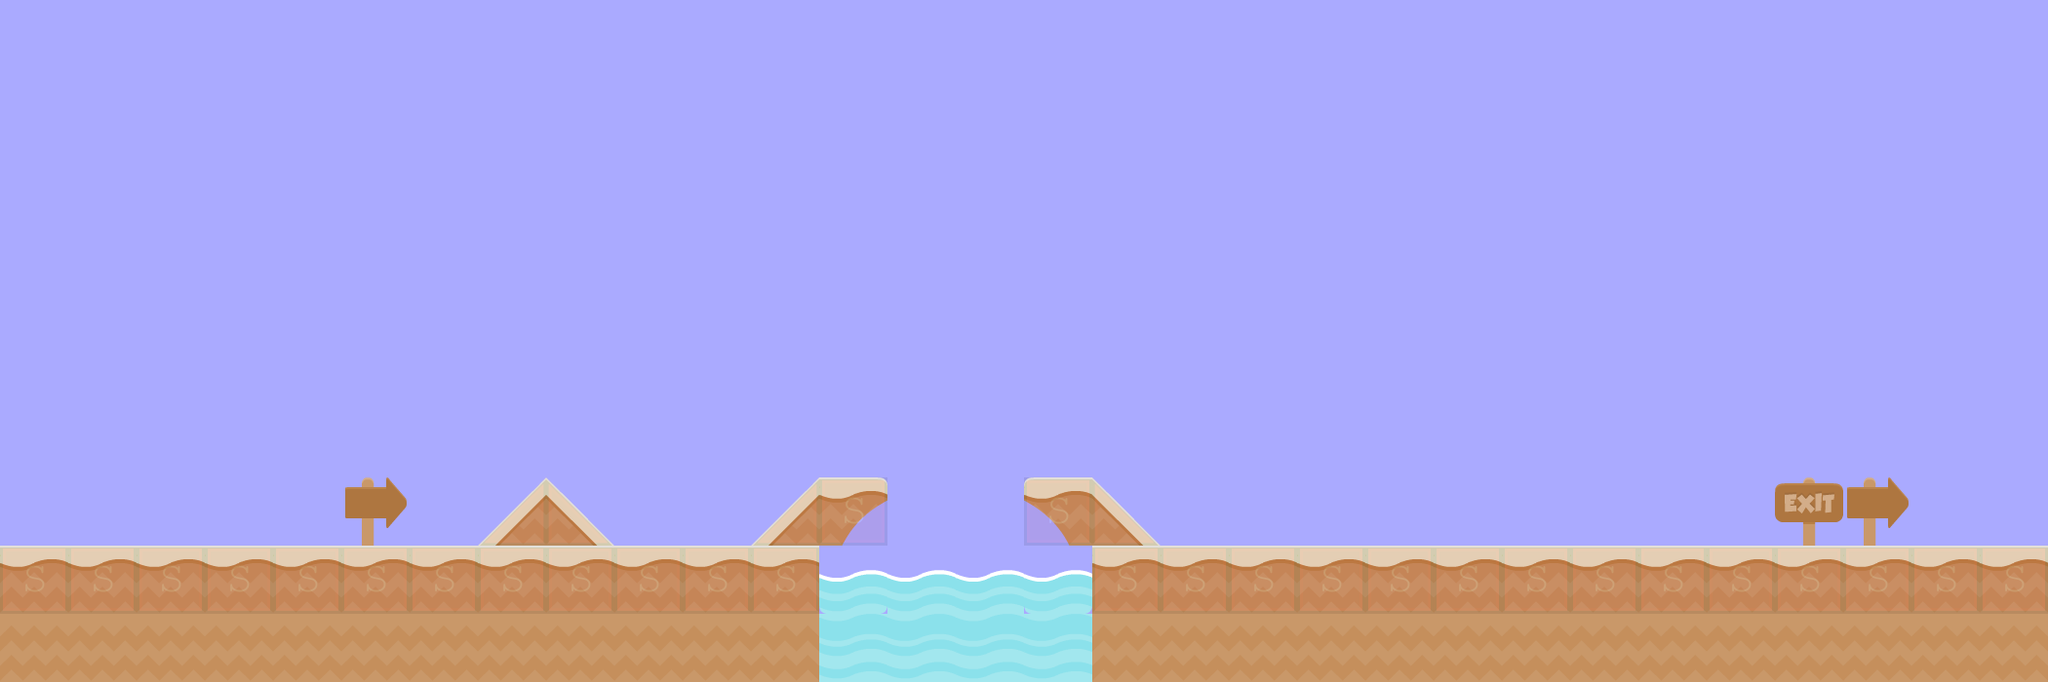

Rendered tile map (Tiled .tmx) drawn with the repository's tilesets; below, a short description and the map source with its tile grids summarised:
An orthogonal 30x10 tile map with 70x70 px tiles, 3 tile layers (background1, collision, background2), 2 tilesets and 2 objects (EnemyBase, PlayerBase).

<map version="1.0" orientation="orthogonal" width="30" height="10" tilewidth="70" tileheight="70" backgroundcolor="#aaaaff">
 <tileset firstgid="1" name="background-tiles" tilewidth="70" tileheight="70">
  <image source="../img/background-tiles.png" width="910" height="910" />
 </tileset>
 <tileset firstgid="170" name="meta-tiles" tilewidth="70" tileheight="70">
  <image source="../img/meta-tiles.png" width="350" height="70" />
  <tile id="1">
   <properties>
    <property name="type" value="lslope" />
   </properties>
  </tile>
  <tile id="3">
   <properties>
    <property name="type" value="rslope" />
   </properties>
  </tile>
  <tile id="4">
   <properties>
    <property name="type" value="solid" />
   </properties>
  </tile>
 </tileset>
 <layer name="background1" width="30" height="10">
  <data>[300 cells, 61 non-empty, 8 distinct tile ids]</data>
 </layer>
 <layer name="collision" width="30" height="10" opacity="0.09">
  <data>[300 cells, 32 non-empty, 3 distinct tile ids]</data>
 </layer>
 <objectgroup name="BaseEntities" width="0" height="0">
  <object name="EnemyBase" x="1962" y="426" width="68" height="134" />
  <object name="PlayerBase" x="210" y="422" width="64" height="138" />
 </objectgroup>
 <layer name="background2" width="30" height="10">
  <data>[300 cells, 8 non-empty, 3 distinct tile ids]</data>
 </layer>
</map>
